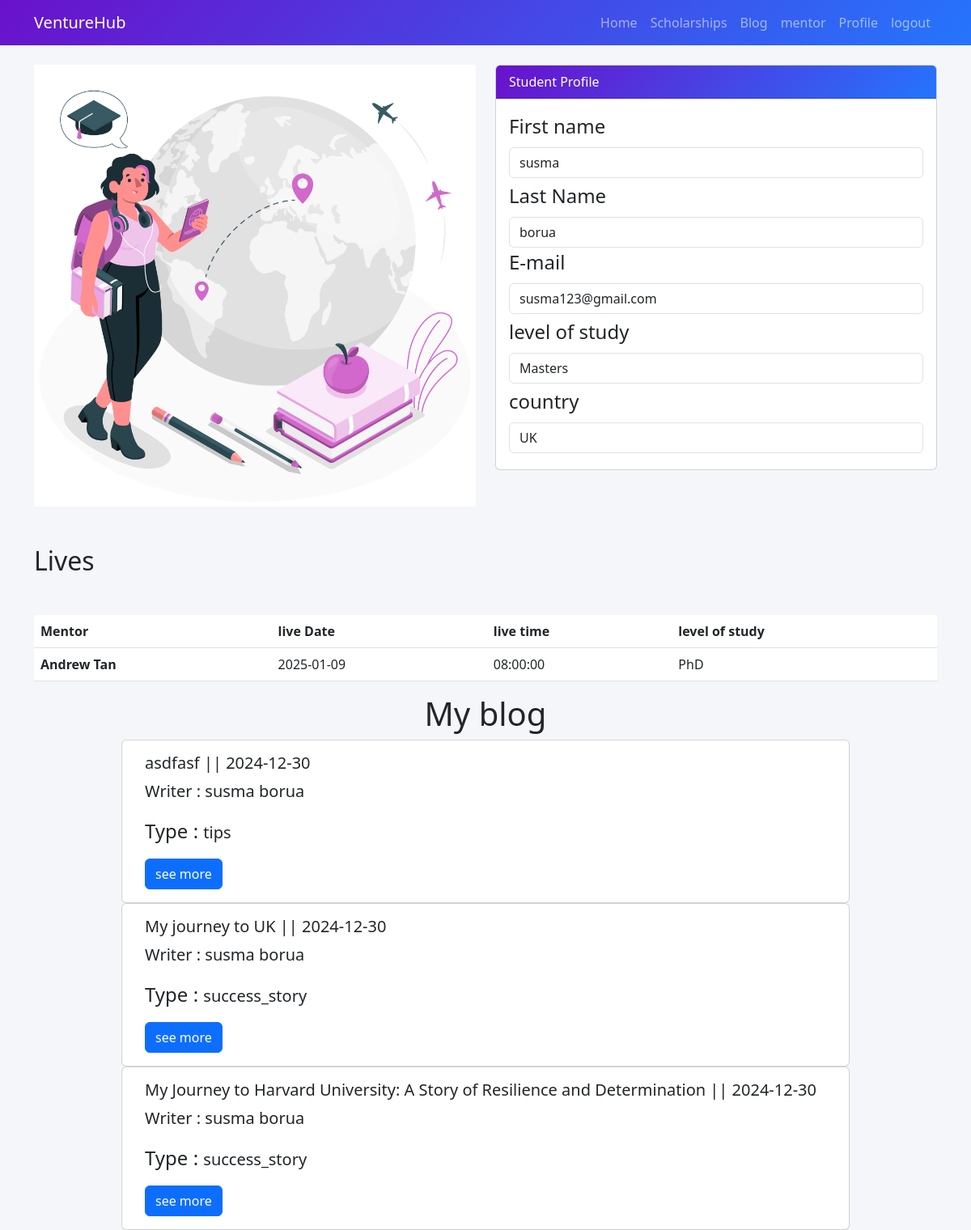
Screenshot of /profile.php (signed in) with the database file from the repository.
### tables this page shows
CREATE TABLE `student` (
  `id` int(255) NOT NULL,
  `first_name` varchar(255) NOT NULL,
  `last_name` varchar(255) NOT NULL,
  `email` varchar(255) NOT NULL,
  `password` varchar(50) NOT NULL
);

CREATE TABLE `studentdetails` (
  `id` int(11) NOT NULL,
  `levelOfStudy` varchar(255) DEFAULT NULL,
  `country` varchar(255) DEFAULT NULL,
  `stuId` int(11) DEFAULT NULL
);

CREATE TABLE `enrolled_class` (
  `id` int(11) NOT NULL,
  `mentorLiveId` int(11) DEFAULT NULL,
  `stu_id` int(11) DEFAULT NULL
);

CREATE TABLE `mentor` (
  `id` int(11) NOT NULL,
  `image` longblob NOT NULL,
  `name` varchar(255) NOT NULL,
  `study` varchar(255) NOT NULL,
  `university` varchar(100) NOT NULL,
  `subject` varchar(500) NOT NULL,
  `country` varchar(100) NOT NULL,
  `current_work` varchar(100) NOT NULL
);

CREATE TABLE `mentor_live` (
  `id` int(11) NOT NULL,
  `enrolled_last_date` date DEFAULT NULL,
  `live_time` time DEFAULT NULL,
  `live_Date` date DEFAULT NULL,
  `mentorId` int(11) DEFAULT NULL
);

CREATE TABLE `blog` (
  `id` int(11) NOT NULL,
  `title` varchar(500) NOT NULL,
  `description` varchar(5000) NOT NULL,
  `date` date NOT NULL DEFAULT current_timestamp(),
  `writer` varchar(255) NOT NULL,
  `type` varchar(255) NOT NULL,
  `stu_id` int(11) DEFAULT NULL
);

### db.php (called while the page is built, shortened)
<?php
class DBController
{
    private $conn;
    function __construct()
    {
        $this->conn = mysqli_connect("localhost", "root", "", "studentscholarship");
    }
    function readData($query)
    {
        $result = mysqli_query($this->conn, $query);
        while ($row = mysqli_fetch_assoc($result)) {
            $data[] = $row;
        }
        if (!empty($data)) {
            return $data;
        }
        return null;
    }
}

### profile.php (the view, shortened to what this page needs)
<!DOCTYPE html>
<html lang="en">
<head>
    <link href="https://cdn.jsdelivr.net/npm/bootstrap@5.3.0/dist/css/bootstrap.min.css" rel="stylesheet">
    <link rel="stylesheet" href="style.css">
</head>
<body>
    <?php
    include('nav.php');
    ?>
    <?php
    $user_id = $_SESSION["user_id"];
    $sql = "SELECT * FROM student WHERE id = $user_id";
    $user = $db->readData($sql);
    $sql = "SELECT `levelOfStudy`, `country` FROM `studentdetails` WHERE `stuId` = $user_id";
    $userDetails = $db->readData($sql);
    ?>
    <div id="profile" class="container mt-4 section">
        <div class="row">
            <div class="col-md-6">
                <img src="images/19835157_6182682.jpg" class="img-fluid" alt="...">
            </div>
            <div class="col-md-6">
                <div class="card">
                    <div class="card-header custom-bg">
                        Student Profile
                    </div>
                    <div class="card-body">
                        <div class="form-group">
                            <label class="form-label">First name</label>
                            <input type="text" class="form-control mb-1" value="<?php echo $user[0]['first_name']; ?>">
                        </div>
                        <div class="form-group">
                            <label class="form-label">Last Name</label>
                            <input type="text" class="form-control" value="<?php echo $user[0]['last_name']; ?>">
                        </div>
                        <div class="form-group">
                            <label class="form-label">E-mail</label>
                            <input type="text" class="form-control mb-1" value="<?php echo $user[0]['email']; ?>">
                        </div>
                        <div class="form-group">
                            <label class="form-label">level of study</label>
                            <input type="text" class="form-control mb-1" value="<?php echo $userDetails[0]['levelOfStudy']; ?>">
                        </div>
                        <div class="form-group">
                            <label class="form-label">country</label>
                            <input type="text" class="form-control mb-1" value="<?php echo $userDetails[0]['country']; ?>">
                        </div>
                    </div>
                </div>
            </div>
        </div>
        <h2 class="mt-5">Lives</h2>
        <?php
        $sql = "SELECT * FROM `enrolled_class` WHERE stu_id = $user_id";
        $enrollClasses = $db->readData($sql);
        if (!empty($enrollClasses)) {
        ?>
            <table class="table mt-5">
                <thead>
                    <tr>
                        <th scope="col">Mentor</th>
                        <th scope="col">live Date</th>
                        <th scope="col">live time</th>
                        <th scope="col">level of study</th>
                    </tr>
                </thead>
                <tbody>
                    <?php
                    foreach ($enrollClasses as $k => $v) {
                        $mentorLiveId = $enrollClasses[$k]['mentorLiveId'];
                        $sql = "SELECT * FROM `mentor_live` WHERE id = $mentorLiveId";
                        $mentorLive = $db->readData($sql);
                        $mentorId = $mentorLive[0]['mentorId'];
                        $sql = "SELECT * FROM `mentor` WHERE id = $mentorId";
                        $mentor = $db->readData($sql);
                    ?>
                        <tr>
                            <th scope="row"><?php echo $mentor[0]['name']; ?></th>
                            <td><?php echo $mentorLive[0]['live_Date']; ?></td>
                            <td><?php echo $mentorLive[0]['live_time']; ?></td>
                            <td><?php echo $mentor[0]['study']; ?></td>
                        </tr>
                    <?php
                    }
                    ?>
                </tbody>
            </table>
        <?php
        }
        ?>
    </div>
    <?php
    $sql = "SELECT * FROM blog WHERE stu_id = $user_id";
    $blogs = $db->readData($sql);
    if (!empty($blogs)) {
    ?>
        <h1 style="text-align: center;">My blog</h1>
        <?php
        foreach ($blogs as $k => $v) {
        ?>
            <div class="container card w-75">
                <div class="card-body">
                    <h5 class="card-title"><?php echo $blogs[$k]['title'] . " || " . $blogs[$k]['date'] ?></h5>
                    <p class="card-text">Writer : <?php echo $blogs[$k]['writer'] ?></p>
                    <p class="card-text"><span class="fs-4">Type : </span><?php echo $blogs[$k]['type'] ?></p>
                    <a href="blogDetails.php?blog_id=<?php echo $blogs[$k]['id'] ?>" class="btn btn-primary">see more</a>
                </div>
            </div>
    <?php
        }
    }
    ?>
</body>
</html>

### style.css (style rules this page uses)
* { margin: 0; padding: 0px; }
body { background-color: #f4f6f9; }
.custom-bg { background: linear-gradient(135deg, #6a11cb 0%, #2575fc 100%); color: white; }
p { font-size: 20px; }
label { font-size: 24px; }
input { font-size: 18px; }

### rows the page displays
student: first_name "susma", last_name "borua", email "susma123@gmail.com"
studentdetails: levelOfStudy "Masters", country "UK"
enrolled_class: mentor.name "Andrew Tan", mentorLiveId.live_Date "2025-01-09", mentorLiveId.live_time "08:00:00", mentor.study "PhD"
blog: title "asdfasf", date "2024-12-30", writer "susma borua", type "tips"
blog: title "My journey to UK", date "2024-12-30", writer "susma borua", type "success_story"
blog: title "My Journey to Harvard University: A Story of Resilience and Determination", date "2024-12-30", writer "susma borua", type "success_story"
